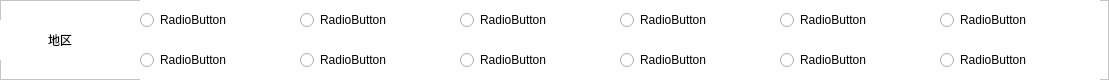
      <widget class="QFrame" name="layout_check_mode_language">
       <property name="minimumSize">
        <size>
         <width>0</width>
         <height>80</height>
        </size>
       </property>
       <property name="maximumSize">
        <size>
         <width>16777215</width>
         <height>80</height>
        </size>
       </property>
       <property name="styleSheet">
        <string notr="true">background-color: rgb(255, 255, 255);</string>
       </property>
       <property name="frameShape">
        <enum>QFrame::StyledPanel</enum>
       </property>
       <property name="frameShadow">
        <enum>QFrame::Raised</enum>
       </property>
       <widget class="QLabel" name="language_title_2">
        <property name="geometry">
         <rect>
          <x>0</x>
          <y>20</y>
          <width>120</width>
          <height>40</height>
         </rect>
        </property>
        <property name="sizePolicy">
         <sizepolicy hsizetype="Preferred" vsizetype="Preferred">
          <horstretch>0</horstretch>
          <verstretch>0</verstretch>
         </sizepolicy>
        </property>
        <property name="minimumSize">
         <size>
          <width>120</width>
          <height>40</height>
         </size>
        </property>
        <property name="maximumSize">
         <size>
          <width>120</width>
          <height>40</height>
         </size>
        </property>
        <property name="styleSheet">
         <string notr="true">font: 10pt &quot;微软雅黑&quot;;
background-color: rgb(255, 255, 255);</string>
        </property>
        <property name="text">
         <string>地区</string>
        </property>
        <property name="alignment">
         <set>Qt::AlignCenter</set>
        </property>
       </widget>
       <widget class="QRadioButton" name="language_radio_2">
        <property name="geometry">
         <rect>
          <x>140</x>
          <y>40</y>
          <width>160</width>
          <height>40</height>
         </rect>
        </property>
        <property name="styleSheet">
         <string notr="true">font: 10pt &quot;微软雅黑&quot;;</string>
        </property>
        <property name="text">
         <string>RadioButton</string>
        </property>
       </widget>
       <widget class="QRadioButton" name="language_radio_1">
        <property name="geometry">
         <rect>
          <x>140</x>
          <y>0</y>
          <width>160</width>
          <height>40</height>
         </rect>
        </property>
        <property name="styleSheet">
         <string notr="true">font: 10pt &quot;微软雅黑&quot;;</string>
        </property>
        <property name="text">
         <string>RadioButton</string>
        </property>
       </widget>
       <widget class="QRadioButton" name="language_radio_3">
        <property name="geometry">
         <rect>
          <x>300</x>
          <y>0</y>
          <width>160</width>
          <height>40</height>
         </rect>
        </property>
        <property name="styleSheet">
         <string notr="true">font: 10pt &quot;微软雅黑&quot;;</string>
        </property>
        <property name="text">
         <string>RadioButton</string>
        </property>
       </widget>
       <widget class="QRadioButton" name="language_radio_4">
        <property name="geometry">
         <rect>
          <x>300</x>
          <y>40</y>
          <width>160</width>
          <height>40</height>
         </rect>
        </property>
        <property name="styleSheet">
         <string notr="true">font: 10pt &quot;微软雅黑&quot;;</string>
        </property>
        <property name="text">
         <string>RadioButton</string>
        </property>
       </widget>
       <widget class="QRadioButton" name="language_radio_5">
        <property name="geometry">
         <rect>
          <x>460</x>
          <y>0</y>
          <width>160</width>
          <height>40</height>
         </rect>
        </property>
        <property name="styleSheet">
         <string notr="true">font: 10pt &quot;微软雅黑&quot;;</string>
        </property>
        <property name="text">
         <string>RadioButton</string>
        </property>
       </widget>
       <widget class="QRadioButton" name="language_radio_6">
        <property name="geometry">
         <rect>
          <x>460</x>
          <y>40</y>
          <width>160</width>
          <height>40</height>
         </rect>
        </property>
        <property name="styleSheet">
         <string notr="true">font: 10pt &quot;微软雅黑&quot;;</string>
        </property>
        <property name="text">
         <string>RadioButton</string>
        </property>
       </widget>
       <widget class="QRadioButton" name="language_radio_7">
        <property name="geometry">
         <rect>
          <x>620</x>
          <y>0</y>
          <width>160</width>
          <height>40</height>
         </rect>
        </property>
        <property name="styleSheet">
         <string notr="true">font: 10pt &quot;微软雅黑&quot;;</string>
        </property>
        <property name="text">
         <string>RadioButton</string>
        </property>
       </widget>
       <widget class="QRadioButton" name="language_radio_8">
        <property name="geometry">
         <rect>
          <x>620</x>
          <y>40</y>
          <width>160</width>
          <height>40</height>
         </rect>
        </property>
        <property name="styleSheet">
         <string notr="true">font: 10pt &quot;微软雅黑&quot;;</string>
        </property>
        <property name="text">
         <string>RadioButton</string>
        </property>
       </widget>
       <widget class="QRadioButton" name="language_radio_9">
        <property name="geometry">
         <rect>
          <x>780</x>
          <y>0</y>
          <width>160</width>
          <height>40</height>
         </rect>
        </property>
        <property name="styleSheet">
         <string notr="true">font: 10pt &quot;微软雅黑&quot;;</string>
        </property>
        <property name="text">
         <string>RadioButton</string>
        </property>
       </widget>
       <widget class="QRadioButton" name="language_radio_10">
        <property name="geometry">
         <rect>
          <x>780</x>
          <y>40</y>
          <width>160</width>
          <height>40</height>
         </rect>
        </property>
        <property name="styleSheet">
         <string notr="true">font: 10pt &quot;微软雅黑&quot;;</string>
        </property>
        <property name="text">
         <string>RadioButton</string>
        </property>
       </widget>
       <widget class="QRadioButton" name="language_radio_11">
        <property name="geometry">
         <rect>
          <x>940</x>
          <y>0</y>
          <width>160</width>
          <height>40</height>
         </rect>
        </property>
        <property name="styleSheet">
         <string notr="true">font: 10pt &quot;微软雅黑&quot;;</string>
        </property>
        <property name="text">
         <string>RadioButton</string>
        </property>
       </widget>
       <widget class="QRadioButton" name="language_radio_12">
        <property name="geometry">
         <rect>
          <x>940</x>
          <y>40</y>
          <width>160</width>
          <height>40</height>
         </rect>
        </property>
        <property name="styleSheet">
         <string notr="true">font: 10pt &quot;微软雅黑&quot;;</string>
        </property>
        <property name="text">
         <string>RadioButton</string>
        </property>
       </widget>
      </widget>
